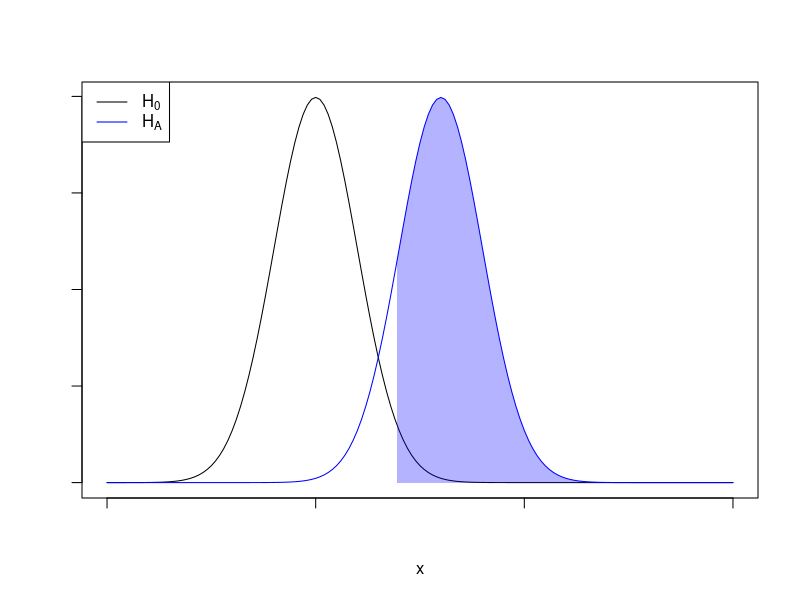
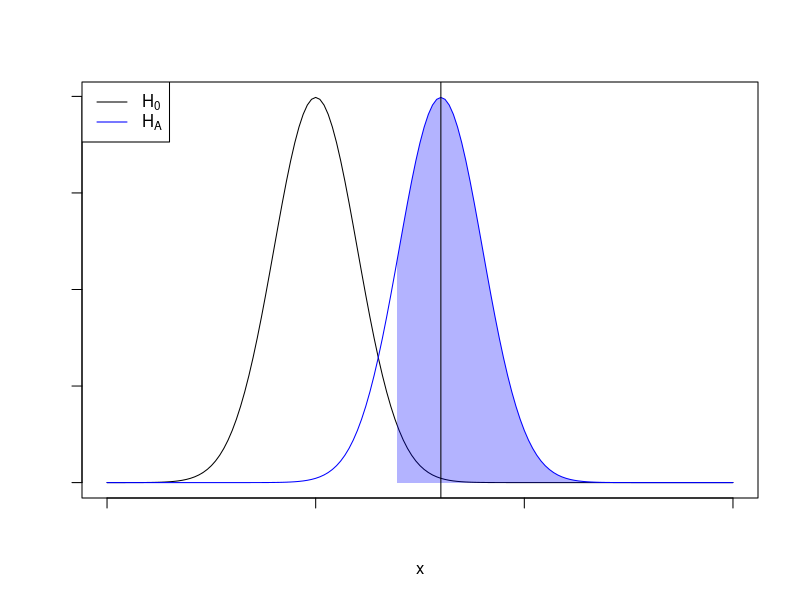

These figures' R source, in order:
## ---- chunk 1
library(tidyverse)

x <- seq(-5, 10, 0.1)
xs <- seq(1.96, 10, 0.1)
plot(x, dnorm(x), type='l', labels=F, ylab='')
lines(x, dnorm(x, 3, 1), type='l', col='blue')
polygon(
  c(xs, rev(xs)),
  c(dnorm(xs, 3, 1), rep(0, length(xs))),
  col=alpha('blue', 0.3),
  border = F
)
legend('topleft', col=c('black','blue'), legend = c(expression(H[0]), expression(H[A])), lty=c(1, 1))
## ---- chunk 2
library(tidyverse)

x <- seq(-5, 10, 0.1)
xs <- seq(1.96, 10, 0.1)
plot(x, dnorm(x), type='l', labels=F, ylab='')
lines(x, dnorm(x, 3, 1), type='l', col='blue')
polygon(
  c(xs, rev(xs)),
  c(dnorm(xs, 3, 1), rep(0, length(xs))),
  col=alpha('blue', 0.3),
  border = F
)
legend('topleft', col=c('black','blue'), legend = c(expression(H[0]), expression(H[A])), lty=c(1, 1))
abline(v=3)
## ---- chunk 3
#| code-fold: false
pnorm(2.8, lower.tail = F)
